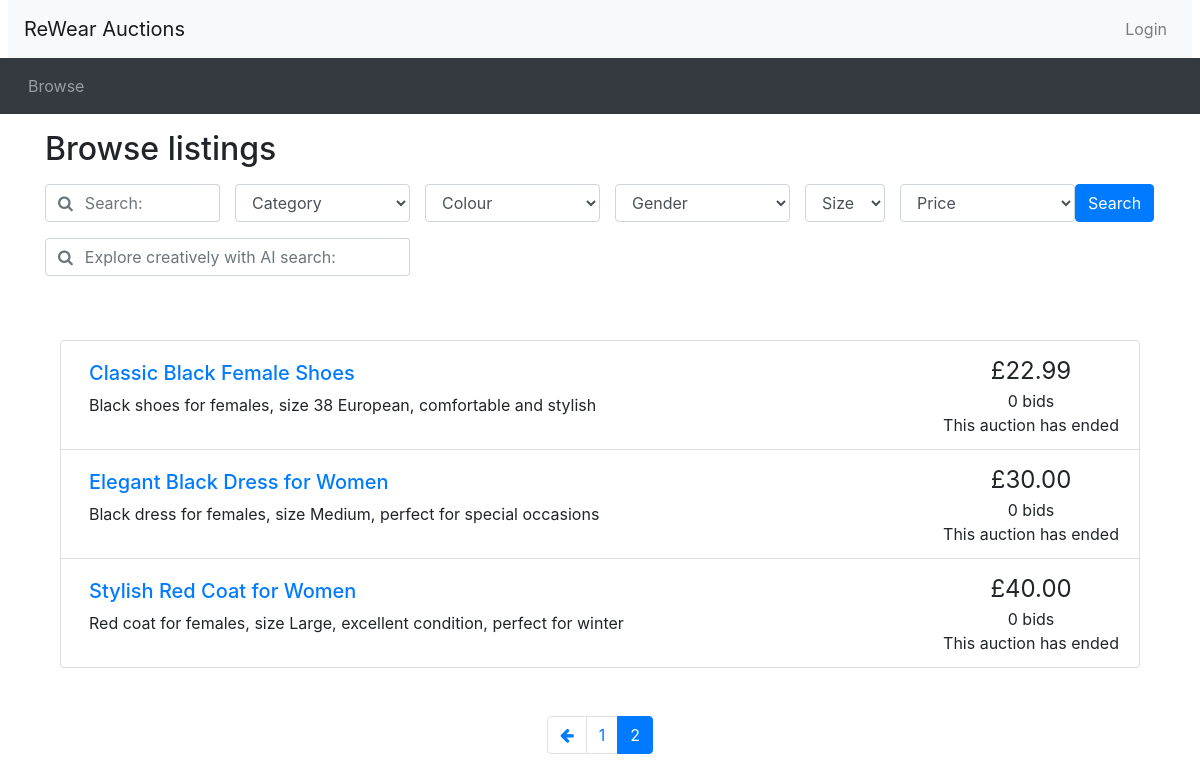
/browse.php?page=2, run on an earlier commit of the app's database.
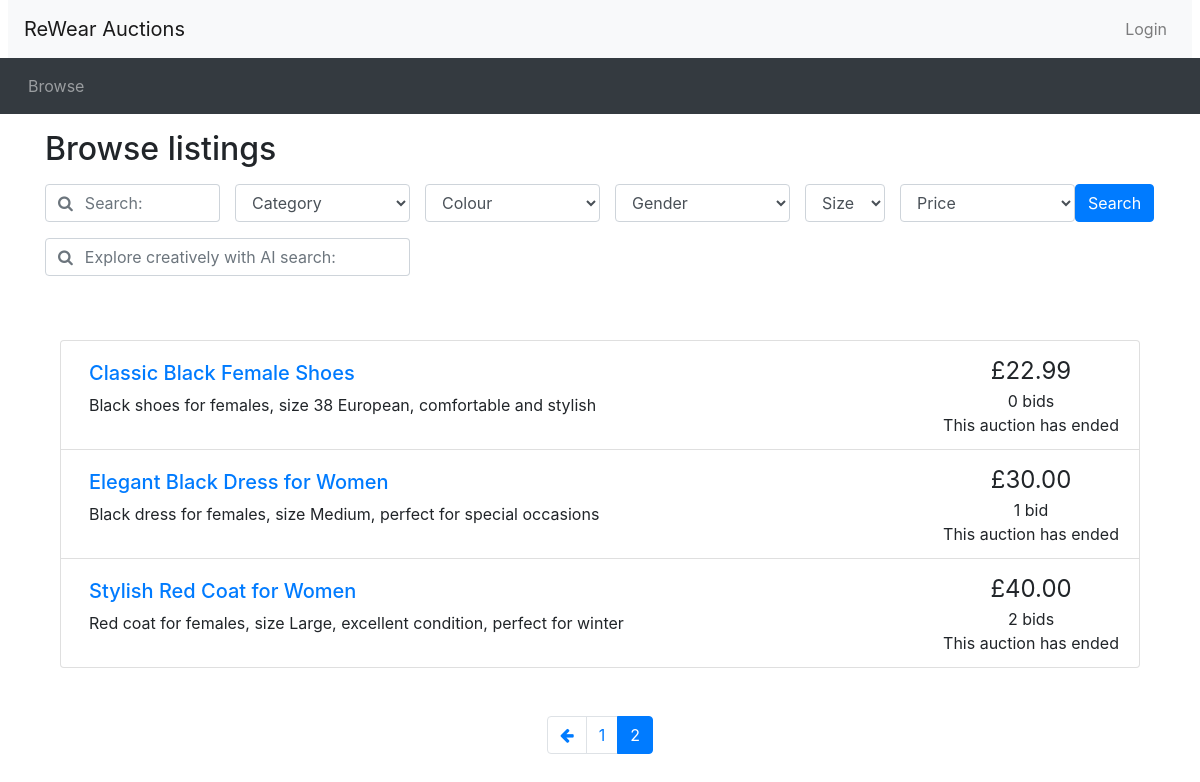
And on a later commit of the database.
### tables this page shows
CREATE TABLE Auctions (
    auctionID INT(10) AUTO_INCREMENT,
    auctionStartDate DATETIME NOT NULL,
    auctionEndDate DATETIME NOT NULL,
    auctionStartingPrice DOUBLE(10,2) NOT NULL, 
    auctionReservePrice DOUBLE(10,2),
    auctionName VARCHAR(100) NOT NULL,
    auctionDescription VARCHAR(500),
    auctionPicture VARCHAR(100),
    sellerID INT(10),
    categoryType VARCHAR(100),
    categoryColor VARCHAR(100),
    categoryGender VARCHAR(100),
    categorySize VARCHAR(100),
    PRIMARY KEY(auctionID),
    FOREIGN KEY (sellerID) REFERENCES Users (userID) ON UPDATE CASCADE ON DELETE CASCADE,
    FOREIGN KEY (categoryType) REFERENCES CategoryClothsType (categoryType) ON UPDATE CASCADE ON DELETE RESTRICT,
    FOREIGN KEY (categoryColor) REFERENCES CategoryColorType (categoryColor) ON UPDATE CASCADE ON DELETE RESTRICT,
    FOREIGN KEY (categoryGender) REFERENCES categoryGenderType (categoryGender) ON UPDATE CASCADE ON DELETE RESTRICT,
    FOREIGN KEY (categorySize) REFERENCES categorySizeType (categorySize) ON UPDATE CASCADE ON DELETE RESTRICT
);

### database_connection.php (called while the page is built, shortened)
<?php
function connect()
{
    $configFile = 'Database_host.txt';
    $configData = file($configFile, FILE_IGNORE_NEW_LINES | FILE_SKIP_EMPTY_LINES);
    $dbConfig = [];
    foreach ($configData as $line) {
       list($key, $value) = explode('=', $line);
       $dbConfig[$key] = $value;
    }
    $connection = mysqli_connect($dbConfig['host'], $dbConfig['username'], $dbConfig['password'], $dbConfig['DB_name']);
    return $connection;
}
function send_query($query)
{
    $connection = connect();
    $result = mysqli_query($connection, $query);
    return $result;
}
?>

### browse.php (the view, shortened to what the changed rows need)
<?php include_once("header.php")?>
<?php require("utilities.php")?>
<?php require('database_connection.php')?>
<div class="container">
<h2 class="my-3">Browse listings</h2>
<?php
$conn = connect();
if (isset($_GET['cat'])) {
  $category = $_GET['cat'];
} else {
  $category = "all";
}
if (isset($_GET['order_by'])) {
  $ordering = $_GET['order_by'];
} else {
  $ordering = 'Price';
}
if (isset($_GET['colour'])) {
  $colour = $_GET['colour'];
} else {
  $colour = 'all';
}
if (isset($_GET['gender'])) {
  $gender = $_GET['gender'];
} else {
  $gender = 'all';
}
if (isset($_GET['size'])) {
  $size = $_GET['size'];
} else {
  $size = 'all';
}
?>
<?php
  $keyword = isset($_GET['keyword']) ? sanitise_input($_GET['keyword']) : "";
  $AIkeyword = isset($_GET['AIkeyword']) ? sanitise_input($_GET['AIkeyword']) : "";
  if (!isset($_GET['cat'])) {
    $category = "Category";
  } else {
    $category = $_GET['cat'];
  }
  if (!isset($_GET['order_by'])) {
    $ordering = 'Price';
  } else {
    $ordering = $_GET['order_by'];
  }
  if (isset($_GET['page']) && is_numeric($_GET['page']) && $_GET['page'] > 0) {
    $curr_page = (int) $_GET['page'];
} else {
    $curr_page = 1;
}
  if (!isset($_GET['colour'])) {
    $colour = 'All Colours';
  } else {
    $colour = $_GET['colour'];
  }
  if (!isset($_GET['gender'])) {
    $gender = 'Gender';
  }
$results_per_page = 10;
$start_from = ($curr_page - 1) * $results_per_page;
$paginationResult = null;
$isFormSubmitted = isset($_GET['keyword']) || isset($_GET['cat']) || isset($_GET['colour']) || isset ($_GET['gender']) || isset($_GET['size']) || isset($_GET['order_by']) || isset($_GET['AIkeyword']);
if ($isFormSubmitted) {
$query ='SELECT
            a.auctionID,
            a.auctionName,
            a.auctionStartingPrice,
            a.auctionDescription,
            a.categoryType,
            a.auctionEndDate,
            a.categoryColor,
            a.categoryGender,
            a.categorySize,
            a.auctionStartingPrice,
            mb.highestBid,
            COALESCE(mb.highestBid, a.auctionStartingPrice) as currentPrice,
            COUNT(b.bidID) as numBids
          FROM
            Auctions a
          LEFT JOIN
          Bids b ON a.auctionID = b.auctionID
          LEFT JOIN
            (SELECT
                auctionID,
                MAX(bidValue) AS highestBid
            FROM
                Bids
            GROUP BY
                auctionID
            ) mb ON a.auctionID = mb.auctionID
            WHERE 1 ';
    $countQuery = "SELECT COUNT(DISTINCT a.auctionID) AS total FROM Auctions a LEFT JOIN Bids b ON a.auctionID = b.auctionID LEFT JOIN (SELECT auctionID, MAX(bidValue) AS highestBid FROM Bids GROUP BY auctionID) mb ON a.auctionID = mb.auctionID WHERE 1";
  if (!empty($keyword) && !empty($AIkeyword)) {
    $combinedSearchTerm = mysqli_real_escape_string($conn, $keyword . ' ' . $AIkeyword);
    $query .= " AND MATCH (auctionDescription) AGAINST ('" . $combinedSearchTerm . "' IN NATURAL LANGUAGE MODE) ";
    $countQuery .= " AND MATCH (auctionDescription) AGAINST ('" . $combinedSearchTerm . "' IN NATURAL LANGUAGE MODE) ";
  } else {
    if (!empty($AIkeyword)) {
      $AIkeyword = mysqli_real_escape_string($conn, $AIkeyword);
      $query .= " AND MATCH (auctionDescription) AGAINST ('" . $AIkeyword . "' IN NATURAL LANGUAGE MODE) ";
      $countQuery .= " AND MATCH (auctionDescription) AGAINST ('" . $AIkeyword . "' IN NATURAL LANGUAGE MODE) ";
  }
  if (!empty($keyword)) {
      $keyword = mysqli_real_escape_string($conn, $keyword);
      $query .= " AND MATCH (auctionName) AGAINST ('" . $keyword . "' IN NATURAL LANGUAGE MODE) ";
      $countQuery .= " AND MATCH (auctionName) AGAINST ('" . $keyword . "' IN NATURAL LANGUAGE MODE) ";
  }
}
  if ($category != 'all') {
    $category = mysqli_real_escape_string($conn,$category);
    $query .=  " AND categoryType = '" . $category . "' ";
    $countQuery .=  " AND categoryType = '" . $category . "' ";
  }
  if ($colour != 'all') {
    $colour = mysqli_real_escape_string($conn, $colour);
    $query .= " AND categoryColor = '" . $colour . "' ";
    $countQuery .= " AND categoryColor = '" . $colour . "' ";
  }
if ($gender != 'all') {
  $gender = mysqli_real_escape_string($conn, $gender);
  $query .= " AND categoryGender = '" .$gender . "' ";
  $countQuery .= " AND categoryGender =  '" .$gender . "' ";
}
if ($size != 'all') {
  $size = mysqli_real_escape_string($conn, $size);
  $query .= " AND categorySize = '" .$size . "' ";
  $countQuery .= " AND categorySize = '" .$size . "' ";
}
$query .= ' GROUP BY a.auctionID, a.auctionName, a.auctionStartingPrice, a.auctionDescription, a.categoryType, a.auctionEndDate, a.categoryColor, a.categoryGender, a.categorySize';
  switch($ordering) {
    case 'pricelow':
      $query .= ' ORDER BY COALESCE (mb.highestBid, a.auctionStartingPrice) ASC ';
      break;
    case 'pricehigh':
      $query .= ' ORDER BY COALESCE (mb.highestBid, a.auctionStartingPrice) DESC ';
      break;
    case 'date':
      $query .= ' ORDER BY auctionEndDate ASC ';
      break;
    }
    $countQuery .= ' GROUP BY a.auctionID';
  $paginationCount = send_query($countQuery);
  if (!$paginationCount){
  die('SQL error: ln 378 paginationresult '.mysqli_error($conn));
  }
  $query .= " LIMIT $start_from, $results_per_page";
  $paginationResult = send_query($query);
  if (!$paginationResult){
      die('SQL error: '.mysqli_error($conn));
  }
} else {
  $defaultQuery = 'SELECT
  a.auctionID,
  MAX(a.auctionName) as auctionName,
  MAX(a.auctionStartingPrice) as auctionStartingPrice,
  MAX(a.auctionDescription) as auctionDescription,
  MAX(a.categoryType) as categoryType,
  MAX(a.auctionEndDate) as auctionEndDate,
  MAX(a.categoryColor) as categoryColor,
  MAX(a.categoryGender) as categoryGender,
  MAX(a.categorySize) as categorySize,
  MAX(COALESCE(mb.highestBid, a.auctionStartingPrice)) as currentPrice,
  COUNT(b.bidID) as numBids
FROM
  Auctions a
LEFT JOIN
  Bids b ON a.auctionID = b.auctionID
LEFT JOIN
  (SELECT
    auctionID,
    MAX(bidValue) AS highestBid
  FROM
    Bids
  GROUP BY
    auctionID
  ) mb ON a.auctionID = mb.auctionID
WHERE 1 ';
$defaultQuery .= ' GROUP BY a.auctionID';
$defaultQuery .=  " LIMIT $start_from, $results_per_page";
$paginationResult = send_query($defaultQuery);
}
?>
<div class="container mt-5">
<?php
if (mysqli_num_rows($paginationResult)==0) {
  echo '<p> ! ! ! No listings were found under the given criteria ! ! ! </p>';
} else {
  ?>
<ul class="list-group">
<?php
  while ($row = mysqli_fetch_assoc($paginationResult)){
    $item_id = $row['auctionID'];
    $title = $row['auctionName'];
    $description = $row['auctionDescription'];
    $current_price = isset($row['highestBid']) ? $row['highestBid'] : $row['auctionStartingPrice'];
    $num_bids = $row['numBids'];
    $end_date = new DateTime($row['auctionEndDate']);
    print_listing_li($item_id, $title, $description, $current_price, $num_bids, $end_date);
  }
}
?>
</ul>
</div>
<?php include_once("footer.php")?>

### utilities.php (shortened to what the changed rows need)
<?php
function print_listing_li($item_id, $title, $desc, $price, $num_bids, $end_time)
{
  if (strlen($desc) > 250) {
    $desc_shortened = substr($desc, 0, 250) . '...';
  }
  else {
    $desc_shortened = $desc;
  }
  if ($num_bids == 1) {
    $bid = ' bid';
  }
  else {
    $bid = ' bids';
  }
  $now = new DateTime();
  if ($now > $end_time) {
    $time_remaining = 'This auction has ended';
  }
  else {
    $time_to_end = date_diff($now, $end_time);
    $time_remaining = display_time_remaining($time_to_end) . ' remaining';
  }
  echo('
    <li class="list-group-item d-flex justify-content-between">
    <div class="p-2 mr-5"><h5><a href="listing.php?item_id=' . $item_id . '">' . $title . '</a></h5>' . $desc_shortened . '</div>
    <div class="text-center text-nowrap"><span style="font-size: 1.5em">£' . number_format($price, 2) . '</span><br/>' . $num_bids . $bid . '<br/>' . $time_remaining . '</div>
  </li>'
  );
}
?>

What changed in the data, as far as the page shows it:
changed auctions (number 2 of 3 on the later page): num_bids "0" → "1"; bid "bids" → "bid"
changed auctions (number 3 of 3 on the later page): num_bids "0" → "2"
